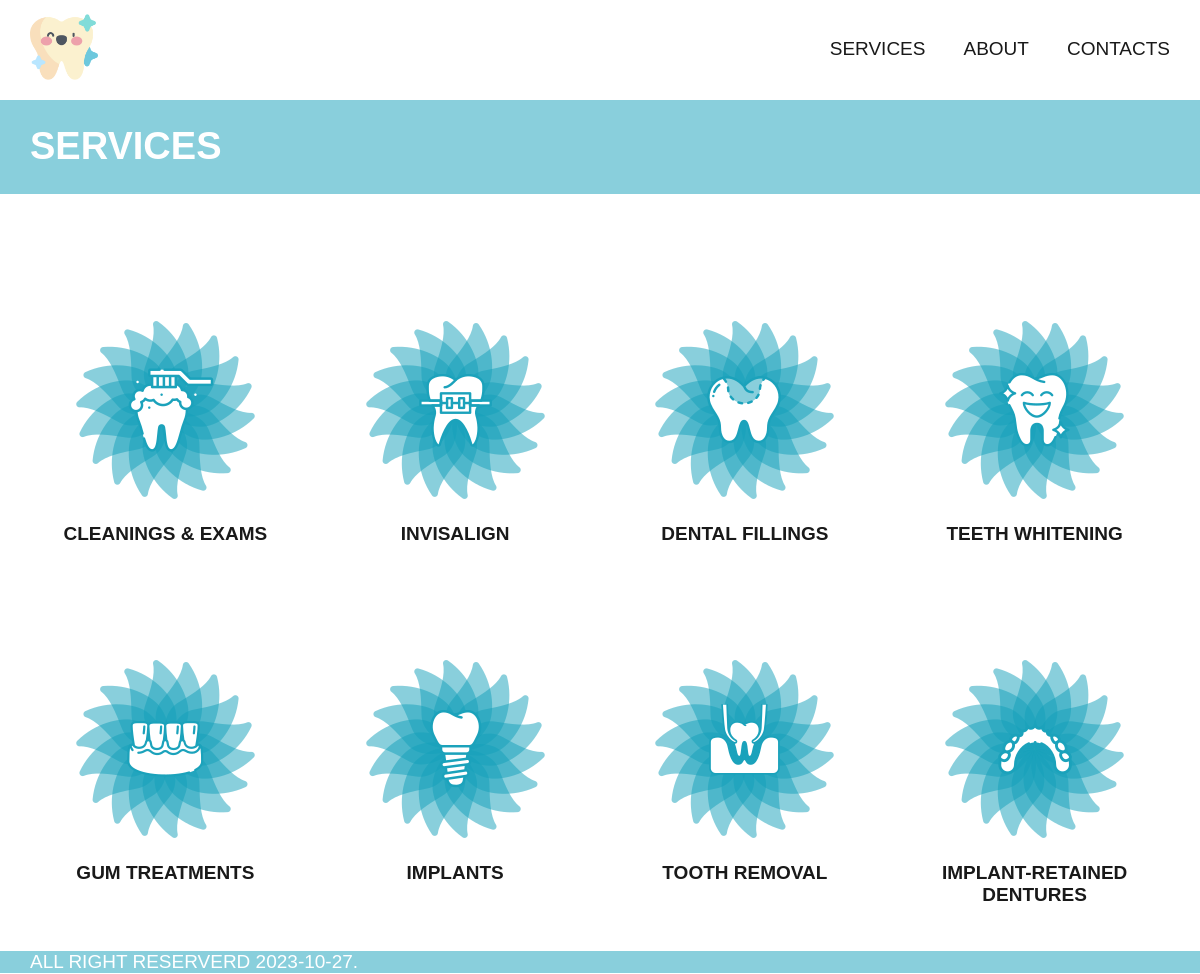
Page /services/ on the committed database.
### dentist/models.py (models this page shows, shortened)
class SlugNameModel(models.Model):
    name = models.CharField(max_length=50)
    slug = models.SlugField(max_length=50, blank=True)
    class Meta:
        abstract = True

class Page(SlugNameModel):
    template = models.CharField(
        max_length=20,
        null=True,
    )
    page_order = models.IntegerField()
    description = models.TextField(
        max_length=1000,
        blank=True,
    )
    img = models.ImageField(blank=True)

class Service(SlugNameModel):
    img = models.ImageField(blank=True)
    description = models.TextField(
        max_length=1000,
        blank=True
    )
    price = models.DecimalField(
        max_digits=10,
        decimal_places=2,
        blank=True,
        null=True,
    )
    team = models.ForeignKey(
        Team,
        on_delete=models.PROTECT,
        blank=True,
        null=True,
    )
    def get_absolute_url(self):
        return reverse('dentist:service_detail', kwargs={'slug': self.slug})

### dentist/views.py (the view)
def service_list(request):
    page_list = Page.objects.order_by('page_order').values()
    object_list = Service.objects.all()
    return render(
        request,
        'dentist/service_list.html',
        context={'object_list': object_list, 'page_list': page_list, 'page': page_info(page_list, 'service_list')},
    )

### dentist/templatetags/random_numbers.py (called while the page is built)
@register.simple_tag
def random_int(a, b=None):
    if b is None:
        a, b = 0, a
    return random.randint(a, b)

@register.simple_tag
def current_date():
    return datetime.date.today()

### dentist/views.py (called while the page is built)
def page_info(page_list, slug):
    current_page = {}
    for item in page_list:
        if item['template'] == slug:
            current_page = item
            break
    return current_page

### dentist/templates/dentist/service_list.html
{% extends 'dentist/_layout.html' %}
{% block dentist_content %}
<div class="content">
    <div id="content-page">
        <div class="column-4">
            {% for service in object_list %}
                <div class="column">
                    <a href="{{ service.get_absolute_url }}">
                        <div class="grey-box">
                            <img src="{{ service.img.url }}" alt="">
                        </div>
                        <h3>{{ service.name }}</h3>
                    </a>
                </div>
            {% endfor %}
        </div>
    </div>
</div>
{% endblock %}

### dentist/templates/dentist/_layout.html (shortened to what this page needs)
<!DOCTYPE html>{% load static %}{% load random_numbers %}
<html lang="en">
<head>
    <link rel="stylesheet" href="{% static 'dentist/style.css' %}?v={% random_int 10000 99999 %}">
</head>
<body>
    {% include 'dentist/include/nav.html' %}
    <div class="wrapper">
        {% include 'dentist/include/path.html' with title=page.name %}
        <div id="page">
            {% block dentist_content %}
            {% endblock %}
        </div>
    </div>
    <footer class="wrapper footer green">
        <div class="content">
            All right reserverd {% current_date %}.
        </div>
    </footer>
</body>
</html>

### dentist/templates/dentist/include/nav.html
<header id="boxheader" class="wrapper header">
    <div id="header" class="header-blur">
        <div class="content">
            <div class="header-nav">
                <a href="/" class="logo"><img src="/media/tooth.png" alt=""></a>
            </div>
            <div class="header-nav">
                {% for page in page_list %}
                    {% if page.slug == "home" %}
                    {% else %}
                        <a href="/{{ page.slug }}/" title="{{ page.name }}">{{ page.name }}</a>
                    {% endif %}
                {% endfor %}
            </div>
        </div>
    </div>
</header>

### dentist/templates/dentist/include/path.html
<div class="green">
    <div class="content">
        <h1 class="title">
            {{ title }}
        </h1>
    </div>
</div>

### dentist/static/dentist/style.css (style rules this page uses)
:root { --block: 60rem; --headpadding: 10rem; --text-lite: 0.632rem; --text: 0.947rem; --h3: 1em; --h2: 1.5em; --h1: 2em; --p: 16px; --scale: 19px; --aqua: #1fb8b8; --aqua-white: rgba(137,207,220,255); --graphite: rgb(25, 25, 25); --gray: #828282; --white: #FFFFFF; --white-transparent: #ffffff8e; --sun: #D3AC2B; --dark-orange: #d67566; }
#page { min-height: 80vh; }
* { text-decoration: none; }
h1 { font-size: var(--h1); }
h3 { font-size: var(--h3); }
a { transition: .5s; color: var(--graphite); }
html { font-family: 'Montserrat', sans-serif; font-size: var(--scale); color: var(--graphite); scrollbar-width: thin; padding: 0; width: 100%; height: 100%; text-transform: uppercase; }
body { margin: 0; }
.wrapper { position: relative; width: 100%; }
.wrapper.header { position: fixed; top: 0; left: 0; z-index: 999; }
.header-nav { height: 3.6rem; }
.wrapper.footer { color: #fff; }
footer > .content { margin: 0 auto; }
.wrapper.header .content { min-height: 3.6rem; }
.wrapper.header + .wrapper { margin-top: 5.2rem; }
#header > .content { padding: 0.8rem; margin: 0 auto; }
.content { display: flex; justify-content: space-between; width: var(--block); margin: 0 auto; margin-top: 100px; }
#content-page { display: flex; flex-direction: column; justify-content: space-between; width: var(--block); margin: 0.85rem auto; }
.green { width: 100%; background-color: var(--aqua-white); border-bottom: 1px var(--white) solid; margin: 0; }
.green h1 { color: var(--white); }
.green > .content { margin-bottom: 0; }
.header-nav { display: flex; align-items: center; gap: 2rem; }
.header-blur { background-color: var(--white-transparent); transition: 0.23s ease-in-out; backdrop-filter: blur(.3rem); }
.column-4, .column-2 { display: flex; flex-direction: row; border-radius: 0 45px 0 45px; overflow: hidden; }
.column-4 { flex-wrap: wrap; gap: 4rem 1rem; justify-content: space-between; }
.column-4 > .column { flex: 1 0 21%; text-align: center; padding: 10px; }
.header-nav img { height: 3.6rem; }
.logo img { transition: .5s; }

### rows in the picture
Page: name "SERVICES"
Page: name "ABOUT"
Page: name "CONTACTS"
Service: img (picture), name "CLEANINGS & EXAMS"
Service: img (picture), name "INVISALIGN"
Service: img (picture), name "DENTAL FILLINGS"
Service: img (picture), name "TEETH WHITENING"
Service: img (picture), name "GUM TREATMENTS"
Service: img (picture), name "IMPLANTS"
Service: img (picture), name "TOOTH REMOVAL"
Service: img (picture), name "IMPLANT-RETAINED DENTURES"
